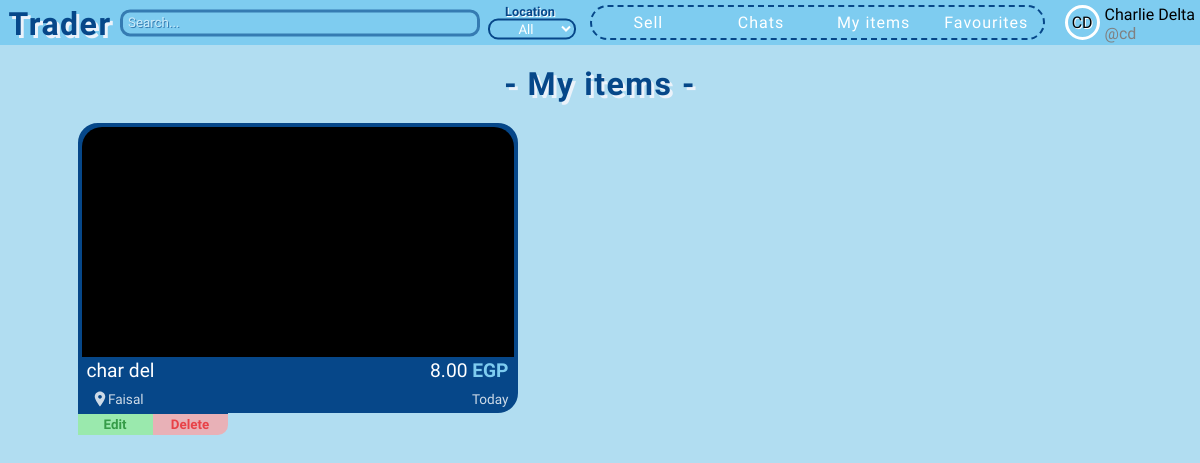
Page /my-items (signed in) on the earlier database version.
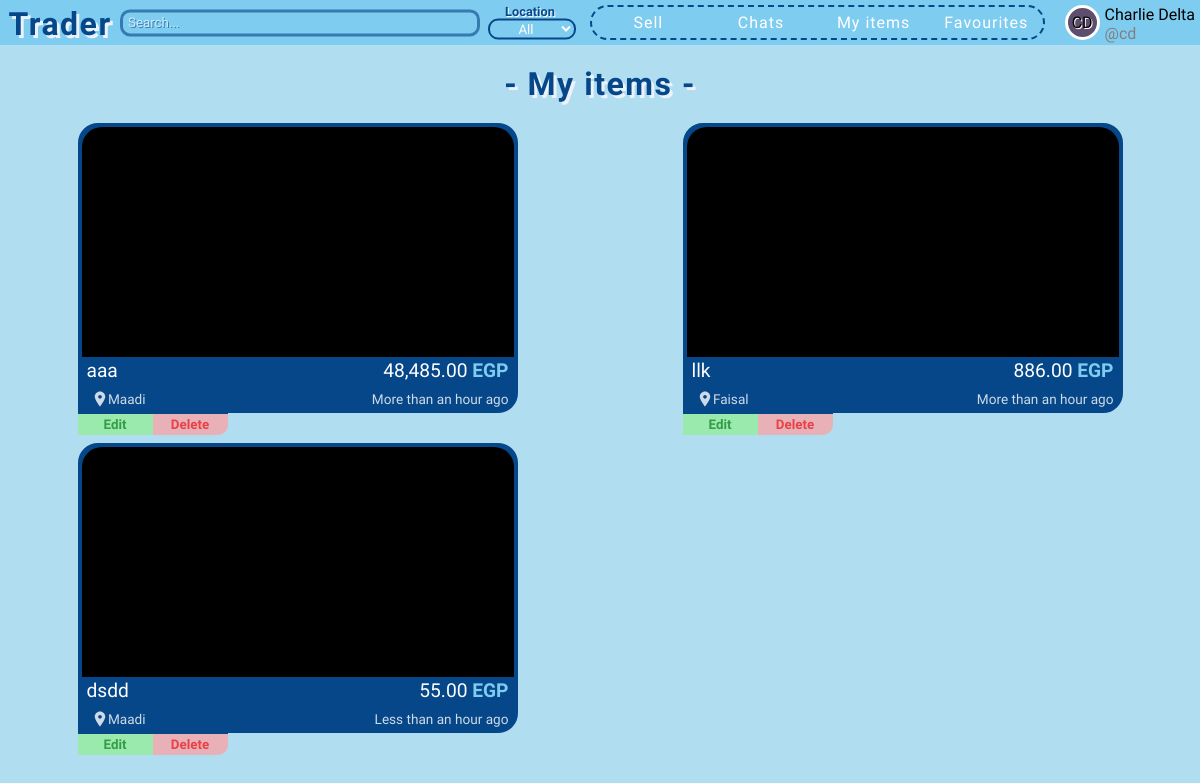
Same page on the later database version.
### app/models.py (models this page shows)
class User(db.Model, UserMixin):
    id = db.Column(db.Integer, primary_key=True)
    firstname = db.Column(db.String(50), nullable=False)
    lastname = db.Column(db.String(50), nullable=False)
    username = db.Column(db.String(30), unique=True, nullable=False)
    email = db.Column(db.String(120), unique=True, nullable=False)
    password = db.Column(db.String(120), nullable=False)
    profile_color = db.Column(db.String(25), nullable=True, default=None)
    sent_chat = db.relationship('Chat', backref='sent_by_set', lazy=True, foreign_keys='Chat.sent_by')
    received_chat = db.relationship('Chat', backref='received_by_set', lazy=True, foreign_keys='Chat.received_by')
    items = db.relationship('Item', backref='item_owner', lazy=True)
    contacts = db.relationship('User', secondary=user_contacts,
                               primaryjoin=(user_contacts.c.contact_id == id),
                               secondaryjoin=(user_contacts.c.contacted_id == id),
                               backref=db.backref('contacted_by', lazy='dynamic'),
                               lazy='dynamic')
    favourites = db.relationship('Item', secondary=favourite_items, backref=db.backref('fav_users', lazy='dynamic'))

class Item(db.Model):
    id = db.Column(db.Integer, primary_key=True)
    title = db.Column(db.String(100), nullable=False)
    description = db.Column(db.Text, nullable=False)
    location = db.Column(db.String(100), nullable=False)
    price = db.Column(db.Float, default=0, nullable=False)
    is_sold = db.Column(db.Boolean, default=False)
    created_at = db.Column(db.DateTime)
    owner = db.Column(db.Integer, db.ForeignKey("user.id"), nullable=False)
    images = db.relationship('Image', backref='images_set', lazy=True)
    chats = db.relationship('Chat', backref='chats_set', lazy=True)

### app/routes.py (the view)
@app.get("/my-items")
@login_required
def my_items():
    items = Item.query.filter_by(owner=current_user.id).all()
    return render_template('my-items.html', items=items)

### app/__init__.py (called while the page is built)
def price_format(float):
    return '{:,.2f}'.format(float)

### app/routes.py (called while the page is built)
@login_manager.user_loader
def load_user(user_id):
    return User.query.get(int(user_id))

### app/templates/my-items.html (shortened to what this page needs)
{% extends 'base.html' %}
{% block head %}
    <link rel="stylesheet" href="{{ url_for('static', filename='css/partials/item.css') }}">
{% endblock %}
{% block nav_search %}nav-search{% endblock %}
{% block search_location %}
    <input type="search" class="search" placeholder="Search...">
    <div class="location-cont">
        <div>Location</div>
        <select name="location" class="location" title="Location">
            <option class="all" value="">All</option>
        </select>
    </div>
{% endblock %}
{% block content %}
    <header class="pge-header" style="margin: 15px;">- My items -</header>
    <div class="items-cont seller-items-cont">
        {% for item in items %}
            {% with seller_page=True, all_items_page=True %}
                {% include 'partials/item.html' %}
            {% endwith %}
        {% endfor %}
    </div>
{% endblock %}

### app/templates/base.html (shortened to what this page needs)
<!DOCTYPE html>
<html lang="en">
<head>
    <link rel="stylesheet" href="{{ url_for('static', filename='css/base.css') }}">
    <link rel="stylesheet" href="{{ url_for('static', filename='css/partials/user-card.css') }}">
    {% block head %}
    {% endblock %}
</head>
<body>
    {% block nav %}
        <header>
            <nav class="{% block nav_search %}{% endblock %}">
                <a href="{{ url_for('index') }}" class="app-name">Trader</a>
                {% block search_location %}
                {% endblock %}
                <div class="all-links">
                    <a href="{{ url_for('sell') }}" class="nav-link">Sell</a>
                    <a href="{{ url_for('chats') }}" class="nav-link">Chats</a>
                    <a href="{{ url_for('my_items') }}" class="nav-link">My items</a>
                    <a href="{{ url_for('favourites') }}" class="nav-link">Favourites</a>
                </div>
                <div class="user-card-cont">
                    {% if current_user.is_authenticated %}
                        {% include 'partials/user-card.html' %}
                    {% else %}
                        <div class="guest">@Guest</div>
                        <div class="login-signup">
                            <a href="{{ url_for('login') }}" class="login">Log in</a>
                            <a href="{{ url_for('signup') }}" class="signup">Sign up</a>
                        </div>
                    {% endif %}
                </div>
            </nav>
        </header>
    {% endblock %}
    {% block content %}
    {% endblock %}
</body>
</html>

### app/templates/partials/user-card.html
<div class="user-logo-cont" style="background-color: #{{ current_user.profile_color }};">
    <div class="user-logo">{{ current_user.firstname[0]|upper }}{{ current_user.lastname[0]|upper }}</div>
</div>
<div class="first-last-name">{{ current_user.firstname|title }} {{ current_user.lastname|title }}</div>
<span class="username">@{{ current_user.username }}</span>

### app/templates/partials/item.html (shortened to what this page needs)
<div class="single-item-cont location-{% if item.location == '6 October' %}october{% else %}{{ item.location|lower }}{% endif %}" id="item-{{ item.id }}">
    <a class="item" href="{{ url_for('single_item', item_id=item.id) }}">
        <div class="img-cont">
        </div>
        <div class="upper">
            <div class="item-title">{{ item.title }}</div>
            <div class="item-price">{{ price_format(item.price) }} <span class="egp">EGP</span></div>
        </div>
        <div class="lower">
            <div class="item-location">
                <svg
                    width="18px"
                    height="18px"
                    xmlns="http://www.w3.org/2000/svg"
                    viewBox="0 0 24 24"
                    fill="#fff"
                >
                    <path d="M12 2C8.13 2 5 5.13 5 9c0 4.25 7 13 7 13s7-8.75 7-13c0-3.87-3.13-7-7-7zm0 9.5c-1.38 0-2.5-1.12-2.5-2.5s1.12-2.5 2.5-2.5 2.5 1.12 2.5 2.5-1.12 2.5-2.5 2.5z" />
                </svg> {{ item.location }}
            </div>
            <div>{{ date_format(item.created_at) }}</div>
        </div>
    </a>
    {% if seller_page %}
    <div class="seller-page-btns">
        {% if all_items_page %}
        <div class="edit-delete">
            <button class="edit-btn" onclick="window.location.href = `{{ url_for('edit_item', item_id=item.id) }}`">Edit</button>
            <button class="delete-btn" onclick="window.location.href = `{{ url_for('delete_item', item_id=item.id) }}`">Delete</button>
        </div>
        {% endif %}
    </div>
    {% endif %}
</div>

### app/static/css/base.css (style rules this page uses)
* { font-family: 'Varela Round', serif; box-sizing: border-box; margin: 0; padding: 0; font-size: bolder; }
body { background-color: #B1DDF1; color: white; }
nav { display: grid; grid-template-columns: 120px 1fr auto; background-color: #7eccf0; height: 45px; }
.nav-search { grid-template-columns: 120px 30% 100px 1fr auto; }
.app-name, .pge-header { position: relative; top: 5px; font-family: Cookie; font-weight: bolder; font-size: 2rem; text-align: center; letter-spacing: 1.5px; text-decoration: none; color: #064789; text-shadow: 3px 3px #EBF2FA; transition: all 0.3s; }
nav .search { position: relative; top: 50%; transform: translateY(-50%); border-radius: 10px; padding: 5px; height: 1.7rem; border: 3px solid #064789; background-color: #7eccf0; opacity: 0.6; }
nav .search::placeholder { color: white; text-shadow: 1px 1px #064789; }
nav .location-cont { position: relative; top: 50%; transform: translateY(-50%); margin: 0 5px; padding: 3px; color: #064789; font-weight: bolder; font-size: 0.8rem; text-shadow: 1px 1px white; text-align: center; }
nav .location { background-color: #7eccf0; border: 2px solid #064789; border-radius: 10px; color: white; width: fit-content; height: fit-content; padding: 0 3px; text-align: center; }
.all-links { display: flex; justify-content: space-evenly; align-items: center; border: 2px dashed #064789; height: 35px; border-radius: 20px; margin: 5px 10px; }
.all-links .nav-link:first-of-type { border-top-left-radius: 20px; border-bottom-left-radius: 20px; }
.all-links .nav-link:last-of-type { border-top-right-radius: 20px; border-bottom-right-radius: 20px; }
.all-links .nav-link { color: white; letter-spacing: 1px; text-decoration: none; height: 100%; width: 100%; text-align: center; padding-top: 6px; }
.user-card-cont { position: relative; display: grid; column-gap: 5px; grid-template-columns: auto 1fr; grid-template-rows: 1fr 1fr; color: black; padding: 5px; height: 45px; padding-left: 10px; transition: background-color .2s ease-out; cursor: pointer; width: fit-content; }

### app/static/css/partials/user-card.css (style rules this page uses)
.user-logo-cont { display: flex; justify-content: center; align-items: center; background-color: #7eccf0; width: 35px; height: 35px; border: 3px solid white; border-radius: 50%; text-shadow: 1px 1px white; grid-row: span 2; }
.user-logo { font-family: Amita; }
.username { color: gray; }

### app/static/css/partials/item.css (style rules this page uses)
.items-cont { display: grid; grid-template-columns: repeat(auto-fill, minmax(450px, 1fr)); gap: 10px 10px; padding: 10px 0; }
.single-item-cont { position: relative; width: 440px; margin: auto; transition: transform 0.5s; }
.item { position: relative; display: flex; flex-direction: column; justify-content: space-between; text-decoration: none; color: white; width: 440px; height: 290px; background-color: #064789; border-radius: 20px; border: 4px solid #064789; cursor: pointer; }
.img-cont { border-radius: 20px 20px 0 0; position: relative; background-color: black; overflow: hidden; height: 85%; }
.upper, .lower { display: flex; justify-content: space-between; align-items: baseline; padding: 2px 5px; }
.upper { font-size: 1.2rem; }
span.egp { color: #7eccf0; font-weight: bolder; }
.lower { font-size: 0.85rem; opacity: 0.8; }
.lower svg { position: relative; top: 3.5px; left: 4px; }
.seller-items-cont { gap: 30px 10px; }
.seller-items-cont .item { border-bottom-left-radius: 0; }
.seller-page-btns .edit-delete { position: absolute; bottom: -22px; color: black; display: flex; justify-content: space-evenly; width: 150px; border-bottom-right-radius: 10px; overflow: hidden; border-top: 2px solid #064789; }
.seller-page-btns button { width: 100%; border-style: none; font-weight: bolder; cursor: pointer; opacity: 0.7; }
.seller-page-btns .edit-btn { padding: 3px; border-color: green; color: green; background-color: lightgreen; }
.seller-page-btns .delete-btn { padding: 3px; border-color: red; color: red; background-color: rgb(255, 159, 159); }

Differences in the rows shown:
removed Item: title "char del", price "8.00", location "Faisal", created_at "Today"
changed User "Charlie": profile_color empty → "5D4E6D" (drawn)
added Item: title "aaa", price "48,485.00", location "Maadi", created_at "More than an hour ago"
added Item: title "llk", price "886.00", location "Faisal", created_at "More than an hour ago"
added Item: title "dsdd", price "55.00", location "Maadi", created_at "Less than an hour ago"
